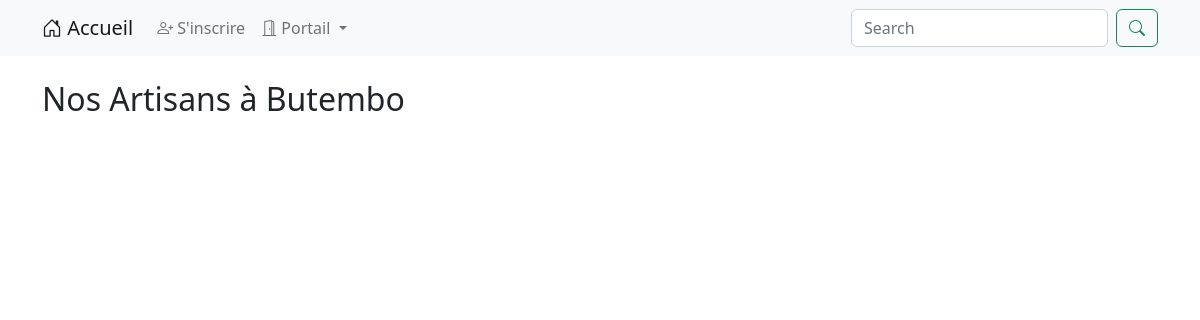
Before: / with the older database file.
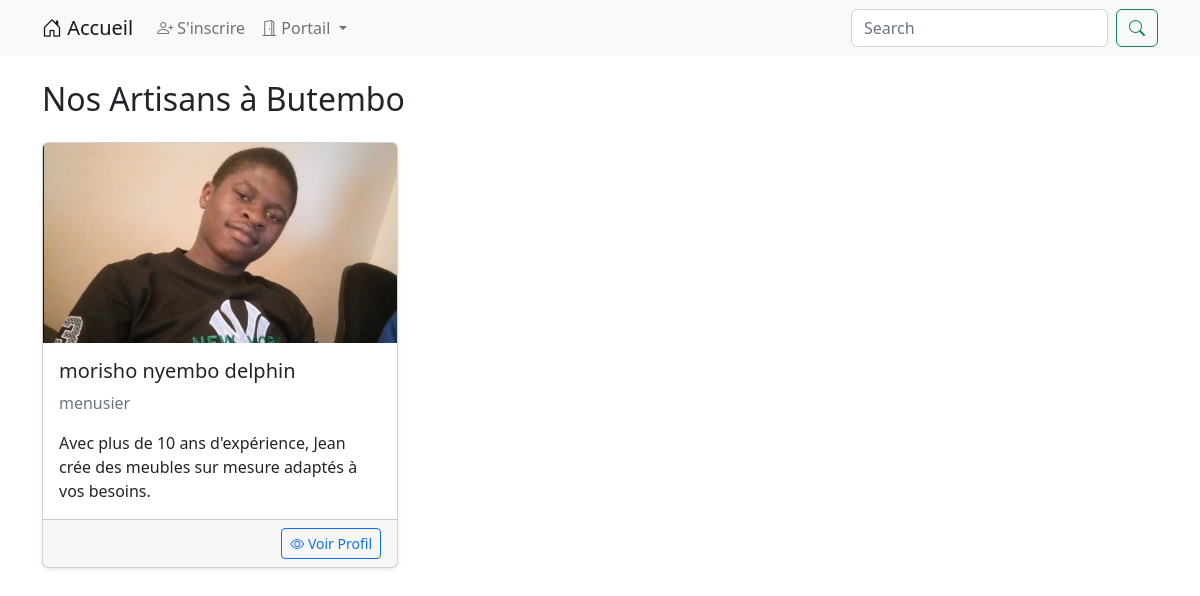
After: the same page with the newer database file.
### tables this page shows
CREATE TABLE `profil` (
  `id_pr` int NOT NULL AUTO_INCREMENT,
  `nom` text,
  `profession` text,
  `image_profil` text,
  `document` text,
  `email` text,
  `tel` text,
  `id_ar` int DEFAULT NULL,
  `description` text,
  PRIMARY KEY (`id_pr`),
  KEY `artisan` (`id_ar`),
  CONSTRAINT `artisan` FOREIGN KEY (`id_ar`) REFERENCES `artisan` (`id_ar`)
);

### models/class/class_profil_publique.php (called while the page is built, shortened)
<?php
class publique{
    private $con;
    public function __construct($con){
        $this->con=$con;
    }
    public function selection(){
        $query="select profil.id_pr,profil.nom,profil.profession,profil.image_profil,profil.description from profil,artisan where artisan.activer=?";
        $stmt=$this->con->prepare($query);
        $stmt->execute(array(1));
        return $stmt;
    }
}
?>

### index.php (the view, shortened to what this page needs)
<?php
require_once('connexion/conn.php');
require_once("models/class/class_profil_publique.php");
$db=new connexion();
$conn=$db->getconnexion();
$valeur= new publique($conn);
$val=$valeur->selection();
?>
<!DOCTYPE html>
<html lang="en">
<head>
    <link rel="stylesheet" href="bootstrap.css">
    <link rel="stylesheet" href="bootsrap-icons/font/bootstrap-icons.min.css">
</head>
<body>
    <head>
        <?php require_once("navbar.php"); ?>
    </head>
    <main class="container py-4">
        <h2 class="mb-4">Nos Artisans à Butembo</h2>
        <div class="row row-cols-1 row-cols-md-3 g-4">
            <?php while($contenu=$val->fetch()){ ?>
            <div class="col">
                <div class="card shadow-sm h-100">
                    <a href="image/<?= $contenu["image_profil"]?>"><img src="image/<?= $contenu["image_profil"]?>" class="card-img-top" alt="Photo Artisan" style="height: 200px; object-fit: cover;"></a>
                    <div class="card-body">
                        <h5 class="card-title"><?= $contenu["nom"]?></h5>
                        <p class="card-text text-muted"><i class=""></i><?= $contenu["profession"]?></p>
                        <p class="card-text"><?= $contenu["description"]?></p>
                    </div>
                    <div class="card-footer text-end">
                        <a href="profil_artisan.php?id=<?= $contenu["id_pr"]?>" class="btn btn-outline-primary btn-sm">
                            <i class="bi bi-eye"></i> Voir Profil
                        </a>
                    </div>
                </div>
            </div>
            <?php }?>
        </div>
    </main>
</body>
</html>

### navbar.php (shortened to what this page needs)
<nav class="navbar navbar-expand-sm navbar-light bg-light">
            <div class="container">
                <a class="navbar-brand" href="?acceuil">
                    <i class="bi bi-house-door"></i> Accueil
                </a>
                <div class="collapse navbar-collapse" id="collapsibleNavId">
                    <ul class="navbar-nav me-auto mt-2 mt-lg-0">
                        <li class="nav-item">
                            <a class="nav-link" href="page/inscrire.php">
                                <i class="bi bi-person-plus"></i> S'inscrire
                            </a>
                        </li>
                        <li class="nav-item dropdown">
                            <a class="nav-link dropdown-toggle" href="#" id="dropdownId" data-bs-toggle="dropdown" aria-haspopup="true" aria-expanded="false">
                                <i class="bi bi-door-open"></i> Portail
                            </a>
                        </li>
                    </ul>
                    <form class="d-flex my-2 my-lg-0">
                        <input class="form-control me-sm-2" type="text" placeholder="Search">
                        <button class="btn btn-outline-success my-2 my-sm-0" type="submit">
                            <i class="bi bi-search"></i>
                        </button>
                    </form>
                </div>
            </div>
        </nav>

Changed rows visible on the page:
now on this page (row edited): profil: image_profil (picture), nom "morisho nyembo delphin", profession "menusier", description "Avec plus de 10 ans d'expérience, Jean crée des meubles sur mesure adaptés à vos besoins."
